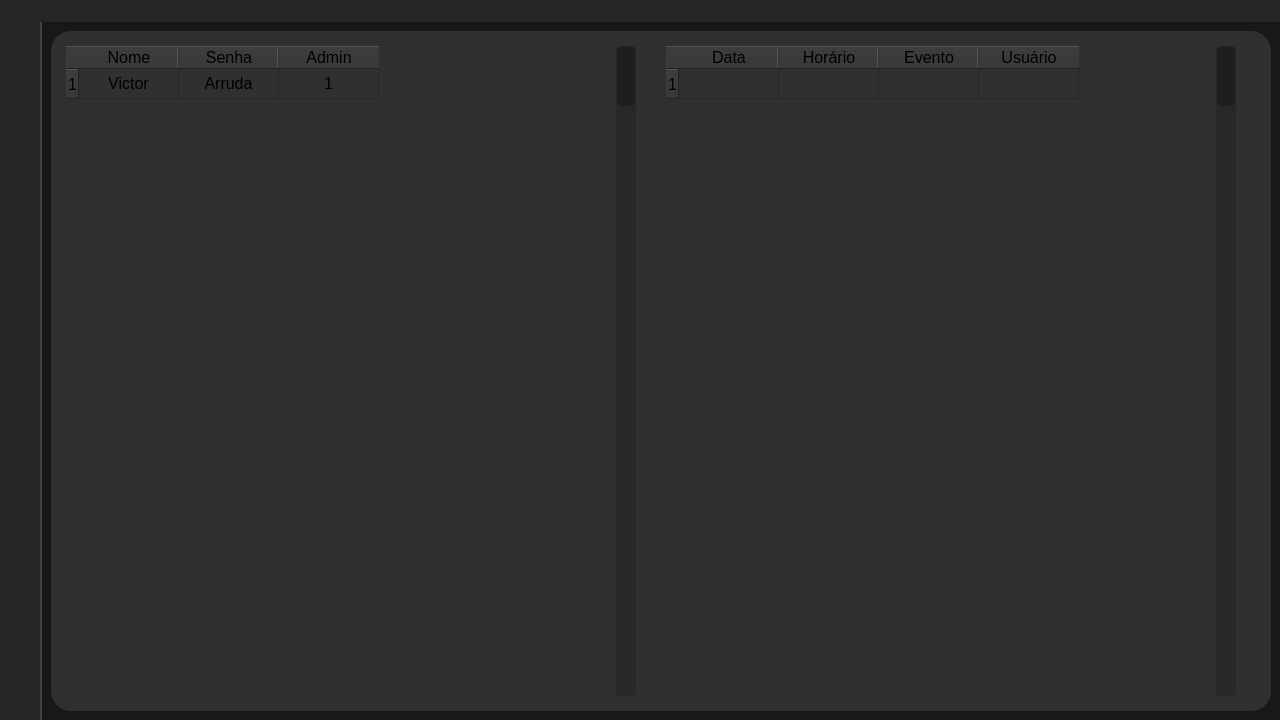
<?xml version="1.0" encoding="UTF-8"?>
<ui version="4.0">
 <class>MainWindow</class>
 <widget class="QMainWindow" name="MainWindow">
  <property name="geometry">
   <rect>
    <x>0</x>
    <y>0</y>
    <width>1280</width>
    <height>720</height>
   </rect>
  </property>
  <property name="minimumSize">
   <size>
    <width>1280</width>
    <height>720</height>
   </size>
  </property>
  <property name="windowTitle">
   <string>Cadeira</string>
  </property>
  <property name="styleSheet">
   <string notr="true">background-color: rgb(24,24,26);</string>
  </property>
  <property name="tabShape">
   <enum>QTabWidget::Rounded</enum>
  </property>
  <property name="dockNestingEnabled">
   <bool>false</bool>
  </property>
  <widget class="QWidget" name="centralwidget">
   <layout class="QVBoxLayout" name="verticalLayout">
    <property name="spacing">
     <number>0</number>
    </property>
    <property name="leftMargin">
     <number>0</number>
    </property>
    <property name="topMargin">
     <number>0</number>
    </property>
    <property name="rightMargin">
     <number>0</number>
    </property>
    <property name="bottomMargin">
     <number>0</number>
    </property>
    <item>
     <widget class="QFrame" name="top_bar">
      <property name="maximumSize">
       <size>
        <width>16777215</width>
        <height>32</height>
       </size>
      </property>
      <property name="styleSheet">
       <string notr="true">background-color: rgb(38, 38, 38);</string>
      </property>
      <property name="frameShape">
       <enum>QFrame::NoFrame</enum>
      </property>
      <property name="frameShadow">
       <enum>QFrame::Plain</enum>
      </property>
      <property name="lineWidth">
       <number>0</number>
      </property>
      <layout class="QHBoxLayout" name="horizontalLayout">
       <property name="spacing">
        <number>0</number>
       </property>
       <property name="leftMargin">
        <number>0</number>
       </property>
       <property name="topMargin">
        <number>0</number>
       </property>
       <property name="rightMargin">
        <number>0</number>
       </property>
       <property name="bottomMargin">
        <number>0</number>
       </property>
       <item>
        <widget class="QFrame" name="toggle_menu">
         <property name="maximumSize">
          <size>
           <width>70</width>
           <height>32</height>
          </size>
         </property>
         <property name="frameShape">
          <enum>QFrame::NoFrame</enum>
         </property>
         <property name="frameShadow">
          <enum>QFrame::Plain</enum>
         </property>
         <property name="lineWidth">
          <number>0</number>
         </property>
         <layout class="QVBoxLayout" name="verticalLayout_2">
          <property name="spacing">
           <number>0</number>
          </property>
          <property name="leftMargin">
           <number>0</number>
          </property>
          <property name="topMargin">
           <number>0</number>
          </property>
          <property name="rightMargin">
           <number>0</number>
          </property>
          <property name="bottomMargin">
           <number>0</number>
          </property>
          <item>
           <widget class="QPushButton" name="btn_menu">
            <property name="sizePolicy">
             <sizepolicy hsizetype="Fixed" vsizetype="Fixed">
              <horstretch>0</horstretch>
              <verstretch>0</verstretch>
             </sizepolicy>
            </property>
            <property name="minimumSize">
             <size>
              <width>45</width>
              <height>0</height>
             </size>
            </property>
            <property name="maximumSize">
             <size>
              <width>45</width>
              <height>32</height>
             </size>
            </property>
            <property name="styleSheet">
             <string notr="true">QPushButton:pressed {
    border-style: inset;
}</string>
            </property>
            <property name="text">
             <string/>
            </property>
            <property name="icon">
             <iconset>
              <normaloff>resources/menu_icon.png</normaloff>resources/menu_icon.png</iconset>
            </property>
            <property name="iconSize">
             <size>
              <width>32</width>
              <height>32</height>
             </size>
            </property>
            <property name="autoDefault">
             <bool>false</bool>
            </property>
            <property name="default">
             <bool>false</bool>
            </property>
            <property name="flat">
             <bool>true</bool>
            </property>
           </widget>
          </item>
         </layout>
        </widget>
       </item>
       <item>
        <widget class="QFrame" name="frame">
         <property name="maximumSize">
          <size>
           <width>16777215</width>
           <height>32</height>
          </size>
         </property>
         <property name="frameShape">
          <enum>QFrame::NoFrame</enum>
         </property>
         <property name="frameShadow">
          <enum>QFrame::Plain</enum>
         </property>
         <property name="lineWidth">
          <number>0</number>
         </property>
        </widget>
       </item>
      </layout>
     </widget>
    </item>
    <item>
     <widget class="QFrame" name="content">
      <property name="frameShape">
       <enum>QFrame::NoFrame</enum>
      </property>
      <property name="frameShadow">
       <enum>QFrame::Plain</enum>
      </property>
      <property name="lineWidth">
       <number>0</number>
      </property>
      <layout class="QHBoxLayout" name="horizontalLayout_2">
       <property name="spacing">
        <number>0</number>
       </property>
       <property name="leftMargin">
        <number>0</number>
       </property>
       <property name="topMargin">
        <number>0</number>
       </property>
       <property name="rightMargin">
        <number>0</number>
       </property>
       <property name="bottomMargin">
        <number>0</number>
       </property>
       <item>
        <widget class="QFrame" name="slide_menu">
         <property name="minimumSize">
          <size>
           <width>0</width>
           <height>300</height>
          </size>
         </property>
         <property name="maximumSize">
          <size>
           <width>48</width>
           <height>1000</height>
          </size>
         </property>
         <property name="styleSheet">
          <string notr="true">background-color: rgb(64, 64, 64);</string>
         </property>
         <property name="frameShape">
          <enum>QFrame::NoFrame</enum>
         </property>
         <property name="frameShadow">
          <enum>QFrame::Plain</enum>
         </property>
         <property name="lineWidth">
          <number>0</number>
         </property>
         <layout class="QHBoxLayout" name="horizontalLayout_4">
          <property name="spacing">
           <number>0</number>
          </property>
          <property name="leftMargin">
           <number>0</number>
          </property>
          <property name="topMargin">
           <number>0</number>
          </property>
          <property name="rightMargin">
           <number>2</number>
          </property>
          <property name="bottomMargin">
           <number>0</number>
          </property>
          <item>
           <widget class="QFrame" name="icons_frame">
            <property name="minimumSize">
             <size>
              <width>0</width>
              <height>300</height>
             </size>
            </property>
            <property name="maximumSize">
             <size>
              <width>46</width>
              <height>1000</height>
             </size>
            </property>
            <property name="styleSheet">
             <string notr="true">background-color: rgb(38, 38, 38);</string>
            </property>
            <property name="frameShape">
             <enum>QFrame::NoFrame</enum>
            </property>
            <property name="frameShadow">
             <enum>QFrame::Plain</enum>
            </property>
            <property name="lineWidth">
             <number>0</number>
            </property>
            <layout class="QVBoxLayout" name="verticalLayout_4">
             <property name="spacing">
              <number>0</number>
             </property>
             <property name="leftMargin">
              <number>0</number>
             </property>
             <property name="topMargin">
              <number>0</number>
             </property>
             <property name="rightMargin">
              <number>0</number>
             </property>
             <property name="bottomMargin">
              <number>0</number>
             </property>
             <item>
              <widget class="QPushButton" name="btn_serial">
               <property name="sizePolicy">
                <sizepolicy hsizetype="Fixed" vsizetype="Fixed">
                 <horstretch>0</horstretch>
                 <verstretch>0</verstretch>
                </sizepolicy>
               </property>
               <property name="minimumSize">
                <size>
                 <width>0</width>
                 <height>50</height>
                </size>
               </property>
               <property name="autoFillBackground">
                <bool>false</bool>
               </property>
               <property name="styleSheet">
                <string notr="true">QPushButton {
    background-color: rgb(50, 50, 50);
}

QPushButton:pressed {
    background-color: rgb(55, 55, 55);
    border-style: inset;
}</string>
               </property>
               <property name="text">
                <string/>
               </property>
               <property name="icon">
                <iconset>
                 <normaloff>resources/arduino_logo.png</normaloff>resources/arduino_logo.png</iconset>
               </property>
               <property name="iconSize">
                <size>
                 <width>32</width>
                 <height>32</height>
                </size>
               </property>
               <property name="checkable">
                <bool>false</bool>
               </property>
               <property name="checked">
                <bool>false</bool>
               </property>
               <property name="autoDefault">
                <bool>false</bool>
               </property>
               <property name="default">
                <bool>false</bool>
               </property>
               <property name="flat">
                <bool>true</bool>
               </property>
              </widget>
             </item>
             <item>
              <widget class="QPushButton" name="btn_database">
               <property name="enabled">
                <bool>true</bool>
               </property>
               <property name="sizePolicy">
                <sizepolicy hsizetype="Fixed" vsizetype="Fixed">
                 <horstretch>0</horstretch>
                 <verstretch>0</verstretch>
                </sizepolicy>
               </property>
               <property name="minimumSize">
                <size>
                 <width>0</width>
                 <height>50</height>
                </size>
               </property>
               <property name="autoFillBackground">
                <bool>false</bool>
               </property>
               <property name="styleSheet">
                <string notr="true">QPushButton {
    background-color: rgb(50, 50, 50);
}

QPushButton:pressed {
    background-color: rgb(55, 55, 55);
    border-style: inset;
}</string>
               </property>
               <property name="text">
                <string/>
               </property>
               <property name="icon">
                <iconset>
                 <normaloff>resources/database_icon.png</normaloff>resources/database_icon.png</iconset>
               </property>
               <property name="iconSize">
                <size>
                 <width>32</width>
                 <height>32</height>
                </size>
               </property>
               <property name="flat">
                <bool>true</bool>
               </property>
              </widget>
             </item>
             <item>
              <spacer name="verticalSpacer">
               <property name="orientation">
                <enum>Qt::Vertical</enum>
               </property>
               <property name="sizeHint" stdset="0">
                <size>
                 <width>20</width>
                 <height>40</height>
                </size>
               </property>
              </spacer>
             </item>
            </layout>
           </widget>
          </item>
         </layout>
        </widget>
       </item>
       <item>
        <widget class="QFrame" name="frame_3">
         <property name="frameShape">
          <enum>QFrame::NoFrame</enum>
         </property>
         <property name="frameShadow">
          <enum>QFrame::Plain</enum>
         </property>
         <property name="lineWidth">
          <number>0</number>
         </property>
         <layout class="QVBoxLayout" name="verticalLayout_3">
          <property name="spacing">
           <number>0</number>
          </property>
          <property name="leftMargin">
           <number>0</number>
          </property>
          <property name="topMargin">
           <number>0</number>
          </property>
          <property name="rightMargin">
           <number>0</number>
          </property>
          <property name="bottomMargin">
           <number>0</number>
          </property>
          <item>
           <widget class="QStackedWidget" name="page_widgets">
            <property name="enabled">
             <bool>true</bool>
            </property>
            <property name="autoFillBackground">
             <bool>false</bool>
            </property>
            <property name="lineWidth">
             <number>0</number>
            </property>
            <property name="currentIndex">
             <number>1</number>
            </property>
            <widget class="QWidget" name="serial_page">
             <layout class="QVBoxLayout" name="verticalLayout_5">
              <property name="spacing">
               <number>0</number>
              </property>
              <property name="leftMargin">
               <number>0</number>
              </property>
              <property name="topMargin">
               <number>0</number>
              </property>
              <property name="rightMargin">
               <number>0</number>
              </property>
              <property name="bottomMargin">
               <number>0</number>
              </property>
              <item>
               <widget class="QFrame" name="frame_2">
                <property name="frameShape">
                 <enum>QFrame::NoFrame</enum>
                </property>
                <property name="frameShadow">
                 <enum>QFrame::Plain</enum>
                </property>
                <property name="lineWidth">
                 <number>0</number>
                </property>
                <layout class="QVBoxLayout" name="verticalLayout_6">
                 <property name="spacing">
                  <number>10</number>
                 </property>
                 <property name="leftMargin">
                  <number>20</number>
                 </property>
                 <property name="topMargin">
                  <number>20</number>
                 </property>
                 <property name="rightMargin">
                  <number>20</number>
                 </property>
                 <property name="bottomMargin">
                  <number>20</number>
                 </property>
                 <item>
                  <widget class="QLineEdit" name="serialInput">
                   <property name="minimumSize">
                    <size>
                     <width>0</width>
                     <height>40</height>
                    </size>
                   </property>
                   <property name="maximumSize">
                    <size>
                     <width>16777215</width>
                     <height>40</height>
                    </size>
                   </property>
                   <property name="font">
                    <font>
                     <pointsize>12</pointsize>
                    </font>
                   </property>
                   <property name="autoFillBackground">
                    <bool>false</bool>
                   </property>
                   <property name="styleSheet">
                    <string notr="true">background-color: rgb(48, 48, 48);
color: rgb(255, 255, 255);
border-radius: 20px;
padding-left: 10px;</string>
                   </property>
                   <property name="frame">
                    <bool>true</bool>
                   </property>
                   <property name="cursorPosition">
                    <number>0</number>
                   </property>
                   <property name="placeholderText">
                    <string>Digite:</string>
                   </property>
                   <property name="clearButtonEnabled">
                    <bool>false</bool>
                   </property>
                  </widget>
                 </item>
                 <item>
                  <widget class="QFrame" name="frame_4">
                   <property name="minimumSize">
                    <size>
                     <width>0</width>
                     <height>30</height>
                    </size>
                   </property>
                   <property name="autoFillBackground">
                    <bool>false</bool>
                   </property>
                   <property name="styleSheet">
                    <string notr="true">background-color: rgb(48, 48, 48);
border-radius:20px</string>
                   </property>
                   <property name="frameShape">
                    <enum>QFrame::NoFrame</enum>
                   </property>
                   <property name="frameShadow">
                    <enum>QFrame::Plain</enum>
                   </property>
                   <property name="lineWidth">
                    <number>0</number>
                   </property>
                   <layout class="QHBoxLayout" name="horizontalLayout_3">
                    <property name="spacing">
                     <number>7</number>
                    </property>
                    <property name="leftMargin">
                     <number>10</number>
                    </property>
                    <property name="topMargin">
                     <number>10</number>
                    </property>
                    <property name="rightMargin">
                     <number>10</number>
                    </property>
                    <property name="bottomMargin">
                     <number>10</number>
                    </property>
                    <item>
                     <widget class="QScrollArea" name="scrollArea">
                      <property name="enabled">
                       <bool>true</bool>
                      </property>
                      <property name="autoFillBackground">
                       <bool>false</bool>
                      </property>
                      <property name="styleSheet">
                       <string notr="true"/>
                      </property>
                      <property name="frameShape">
                       <enum>QFrame::NoFrame</enum>
                      </property>
                      <property name="frameShadow">
                       <enum>QFrame::Plain</enum>
                      </property>
                      <property name="lineWidth">
                       <number>0</number>
                      </property>
                      <property name="sizeAdjustPolicy">
                       <enum>QAbstractScrollArea::AdjustIgnored</enum>
                      </property>
                      <property name="widgetResizable">
                       <bool>true</bool>
                      </property>
                      <widget class="QWidget" name="scrollAreaWidgetContents">
                       <property name="geometry">
                        <rect>
                         <x>0</x>
                         <y>0</y>
                         <width>1146</width>
                         <height>578</height>
                        </rect>
                       </property>
                       <layout class="QVBoxLayout" name="verticalLayout_7">
                        <property name="spacing">
                         <number>0</number>
                        </property>
                        <property name="leftMargin">
                         <number>0</number>
                        </property>
                        <property name="topMargin">
                         <number>0</number>
                        </property>
                        <property name="rightMargin">
                         <number>0</number>
                        </property>
                        <property name="bottomMargin">
                         <number>0</number>
                        </property>
                        <item>
                         <widget class="QLabel" name="serialOutput">
                          <property name="sizePolicy">
                           <sizepolicy hsizetype="Preferred" vsizetype="Expanding">
                            <horstretch>0</horstretch>
                            <verstretch>0</verstretch>
                           </sizepolicy>
                          </property>
                          <property name="minimumSize">
                           <size>
                            <width>0</width>
                            <height>0</height>
                           </size>
                          </property>
                          <property name="maximumSize">
                           <size>
                            <width>16777215</width>
                            <height>16777215</height>
                           </size>
                          </property>
                          <property name="font">
                           <font>
                            <pointsize>12</pointsize>
                           </font>
                          </property>
                          <property name="autoFillBackground">
                           <bool>false</bool>
                          </property>
                          <property name="styleSheet">
                           <string notr="true">color: rgb(255, 255, 255);</string>
                          </property>
                          <property name="lineWidth">
                           <number>0</number>
                          </property>
                          <property name="text">
                           <string/>
                          </property>
                          <property name="alignment">
                           <set>Qt::AlignLeading|Qt::AlignLeft|Qt::AlignTop</set>
                          </property>
                          <property name="margin">
                           <number>0</number>
                          </property>
                         </widget>
                        </item>
                       </layout>
                      </widget>
                     </widget>
                    </item>
                    <item>
                     <widget class="QScrollBar" name="verticalScrollBar">
                      <property name="maximumSize">
                       <size>
                        <width>20</width>
                        <height>16777215</height>
                       </size>
                      </property>
                      <property name="styleSheet">
                       <string notr="true">QScrollBar::handle:vertical {
    background-color: rgb(30, 30, 30);
    border-radius: 4px;
}
QScrollBar::handle:vertical:hover{
    background-color: rgb(97, 68, 223);
    border-radius: 4px;
}
QScrollBar::handle:vertical:pressed {
    background-color: rgb(72, 42, 204);
    border-radius: 4px;
}

QScrollBar::add-line:vertical{
    background: rgb(40, 40, 40);
    border-radius: 4px;
}

QScrollBar::sub-line:vertical{
    background: rgb(40, 40, 40);
    border-radius: 4px;
}

 QScrollBar:vertical {
    border: 1px solid rgb(40, 40, 40);
    background-color: rgb(40, 40, 40);
    border-radius: 4px;
 }

QScrollBar::up-arrow:vertical, QScrollBar::down-arrow:vertical {
    background: none;
 	border-radius: 4px;
}
QScrollBar::add-page:vertical, QScrollBar::sub-page:vertical {
    background: none;
 	border-radius: 4px;
}</string>
                      </property>
                      <property name="orientation">
                       <enum>Qt::Vertical</enum>
                      </property>
                     </widget>
                    </item>
                   </layout>
                  </widget>
                 </item>
                </layout>
               </widget>
              </item>
             </layout>
            </widget>
            <widget class="QWidget" name="database_page">
             <layout class="QHBoxLayout" name="horizontalLayout_7">
              <property name="spacing">
               <number>0</number>
              </property>
              <item>
               <widget class="QFrame" name="frame_5">
                <property name="styleSheet">
                 <string notr="true">background-color: rgb(48, 48, 48);
border-radius:20px</string>
                </property>
                <property name="frameShape">
                 <enum>QFrame::NoFrame</enum>
                </property>
                <property name="frameShadow">
                 <enum>QFrame::Plain</enum>
                </property>
                <property name="lineWidth">
                 <number>0</number>
                </property>
                <layout class="QHBoxLayout" name="horizontalLayout_5">
                 <property name="spacing">
                  <number>0</number>
                 </property>
                 <property name="leftMargin">
                  <number>10</number>
                 </property>
                 <property name="topMargin">
                  <number>10</number>
                 </property>
                 <property name="rightMargin">
                  <number>10</number>
                 </property>
                 <property name="bottomMargin">
                  <number>10</number>
                 </property>
                 <item>
                  <widget class="QFrame" name="frame_8">
                   <property name="minimumSize">
                    <size>
                     <width>100</width>
                     <height>0</height>
                    </size>
                   </property>
                   <property name="frameShape">
                    <enum>QFrame::NoFrame</enum>
                   </property>
                   <property name="frameShadow">
                    <enum>QFrame::Plain</enum>
                   </property>
                   <property name="lineWidth">
                    <number>0</number>
                   </property>
                   <layout class="QHBoxLayout" name="horizontalLayout_9">
                    <property name="spacing">
                     <number>0</number>
                    </property>
                    <property name="leftMargin">
                     <number>5</number>
                    </property>
                    <property name="topMargin">
                     <number>5</number>
                    </property>
                    <property name="rightMargin">
                     <number>5</number>
                    </property>
                    <property name="bottomMargin">
                     <number>5</number>
                    </property>
                    <item>
                     <widget class="QTableWidget" name="tabelaUsuarios">
                      <property name="minimumSize">
                       <size>
                        <width>550</width>
                        <height>0</height>
                       </size>
                      </property>
                      <property name="font">
                       <font>
                        <pointsize>12</pointsize>
                       </font>
                      </property>
                      <property name="styleSheet">
                       <string notr="true">QTableView::item:selected {
color: rgb(255, 255, 255);
background:rgb(54, 54, 54); 
}
                           
QTableCornerButton::section { 
color: rgb(255, 255, 255);
background-color: rgb(50, 50, 50);
border: 1px outset rgb(18, 18, 18);
}
                           
QHeaderView::section { 
color: rgb(255, 255, 255);
background-color: rgb(50, 50, 50);
border: 1px outset rgb(18, 18, 18);
}

QTableView{
    color: rgb(255, 255, 255);
    gridline-color: rgb(30, 30, 30);
}

QTableView::item{
    background: {color};
}</string>
                      </property>
                      <property name="frameShape">
                       <enum>QFrame::NoFrame</enum>
                      </property>
                      <property name="frameShadow">
                       <enum>QFrame::Plain</enum>
                      </property>
                      <property name="lineWidth">
                       <number>0</number>
                      </property>
                      <property name="editTriggers">
                       <set>QAbstractItemView::NoEditTriggers</set>
                      </property>
                      <property name="gridStyle">
                       <enum>Qt::SolidLine</enum>
                      </property>
                      <property name="sortingEnabled">
                       <bool>false</bool>
                      </property>
                      <property name="cornerButtonEnabled">
                       <bool>false</bool>
                      </property>
                      <attribute name="horizontalHeaderVisible">
                       <bool>true</bool>
                      </attribute>
                      <attribute name="horizontalHeaderCascadingSectionResizes">
                       <bool>false</bool>
                      </attribute>
                      <attribute name="horizontalHeaderHighlightSections">
                       <bool>true</bool>
                      </attribute>
                      <attribute name="horizontalHeaderStretchLastSection">
                       <bool>false</bool>
                      </attribute>
                      <attribute name="verticalHeaderVisible">
                       <bool>true</bool>
                      </attribute>
                      <attribute name="verticalHeaderCascadingSectionResizes">
                       <bool>false</bool>
                      </attribute>
                      <row>
                       <property name="text">
                        <string>1</string>
                       </property>
                       <property name="font">
                        <font>
                         <pointsize>12</pointsize>
                        </font>
                       </property>
                      </row>
                      <column>
                       <property name="text">
                        <string>Nome</string>
                       </property>
                       <property name="font">
                        <font>
                         <pointsize>12</pointsize>
                        </font>
                       </property>
                      </column>
                      <column>
                       <property name="text">
                        <string>Senha</string>
                       </property>
                       <property name="font">
                        <font>
                         <pointsize>12</pointsize>
                        </font>
                       </property>
                      </column>
                      <column>
                       <property name="text">
                        <string>Admin</string>
                       </property>
                       <property name="font">
                        <font>
                         <pointsize>12</pointsize>
                        </font>
                       </property>
                      </column>
                      <item row="0" column="0">
                       <property name="text">
                        <string>Victor</string>
                       </property>
                       <property name="font">
                        <font>
                         <pointsize>12</pointsize>
                        </font>
                       </property>
                       <property name="textAlignment">
                        <set>AlignCenter</set>
                       </property>
                      </item>
                      <item row="0" column="1">
                       <property name="text">
                        <string>Arruda</string>
                       </property>
                       <property name="font">
                        <font>
                         <pointsize>12</pointsize>
                        </font>
                       </property>
                       <property name="textAlignment">
                        <set>AlignCenter</set>
                       </property>
                      </item>
                      <item row="0" column="2">
                       <property name="text">
                        <string>1</string>
                       </property>
                       <property name="font">
                        <font>
                         <pointsize>12</pointsize>
                        </font>
                       </property>
                       <property name="textAlignment">
                        <set>AlignCenter</set>
                       </property>
                      </item>
                     </widget>
                    </item>
                    <item>
                     <widget class="QScrollBar" name="scrollUsuarios">
                      <property name="minimumSize">
                       <size>
                        <width>20</width>
                        <height>0</height>
                       </size>
                      </property>
                      <property name="maximumSize">
                       <size>
                        <width>20</width>
                        <height>16777215</height>
                       </size>
                      </property>
                      <property name="styleSheet">
                       <string notr="true">QScrollBar::handle:vertical {
    background-color: rgb(30, 30, 30);
    border-radius: 4px;
}
QScrollBar::handle:vertical:hover{
    background-color: rgb(97, 68, 223);
    border-radius: 4px;
}
QScrollBar::handle:vertical:pressed {
    background-color: rgb(72, 42, 204);
    border-radius: 4px;
}

QScrollBar::add-line:vertical{
    background: rgb(40, 40, 40);
    border-radius: 4px;
}

QScrollBar::sub-line:vertical{
    background: rgb(40, 40, 40);
    border-radius: 4px;
}

 QScrollBar:vertical {
    border: 1px solid rgb(40, 40, 40);
    background-color: rgb(40, 40, 40);
    border-radius: 4px;
 }

QScrollBar::up-arrow:vertical, QScrollBar::down-arrow:vertical {
    background: none;
 	border-radius: 4px;
}
QScrollBar::add-page:vertical, QScrollBar::sub-page:vertical {
    background: none;
 	border-radius: 4px;
}</string>
                      </property>
                      <property name="orientation">
                       <enum>Qt::Vertical</enum>
                      </property>
                     </widget>
                    </item>
                    <item>
                     <spacer name="horizontalSpacer">
                      <property name="orientation">
                       <enum>Qt::Horizontal</enum>
                      </property>
                      <property name="sizeHint" stdset="0">
                       <size>
                        <width>40</width>
                        <height>20</height>
                       </size>
                      </property>
                     </spacer>
                    </item>
                   </layout>
                  </widget>
                 </item>
                 <item>
                  <widget class="QFrame" name="frame_7">
                   <property name="minimumSize">
                    <size>
                     <width>100</width>
                     <height>0</height>
                    </size>
                   </property>
                   <property name="frameShape">
                    <enum>QFrame::NoFrame</enum>
                   </property>
                   <property name="frameShadow">
                    <enum>QFrame::Plain</enum>
                   </property>
                   <property name="lineWidth">
                    <number>0</number>
                   </property>
                   <layout class="QHBoxLayout" name="horizontalLayout_8">
                    <property name="spacing">
                     <number>0</number>
                    </property>
                    <property name="leftMargin">
                     <number>5</number>
                    </property>
                    <property name="topMargin">
                     <number>5</number>
                    </property>
                    <property name="rightMargin">
                     <number>5</number>
                    </property>
                    <property name="bottomMargin">
                     <number>5</number>
                    </property>
                    <item>
                     <widget class="QTableWidget" name="tabelaEventos">
                      <property name="minimumSize">
                       <size>
                        <width>550</width>
                        <height>0</height>
                       </size>
                      </property>
                      <property name="font">
                       <font>
                        <pointsize>12</pointsize>
                       </font>
                      </property>
                      <property name="styleSheet">
                       <string notr="true">QTableView::item:selected {
color: rgb(255, 255, 255);
background:rgb(54, 54, 54); 
}
                           
QTableCornerButton::section { 
color: rgb(255, 255, 255);
background-color: rgb(50, 50, 50);
border: 1px outset rgb(18, 18, 18);
}
                           
QHeaderView::section { 
color: rgb(255, 255, 255);
background-color: rgb(50, 50, 50);
border: 1px outset rgb(18, 18, 18);
}

QTableView{
    color: rgb(255, 255, 255);
    gridline-color: rgb(30, 30, 30);
}

QTableView::item{
    background: {color};
}</string>
                      </property>
                      <property name="frameShape">
                       <enum>QFrame::NoFrame</enum>
                      </property>
                      <property name="frameShadow">
                       <enum>QFrame::Plain</enum>
                      </property>
                      <property name="lineWidth">
                       <number>0</number>
                      </property>
                      <property name="editTriggers">
                       <set>QAbstractItemView::NoEditTriggers</set>
                      </property>
                      <row>
                       <property name="text">
                        <string>1</string>
                       </property>
                       <property name="font">
                        <font>
                         <pointsize>12</pointsize>
                        </font>
                       </property>
                      </row>
                      <column>
                       <property name="text">
                        <string>Data</string>
                       </property>
                       <property name="font">
                        <font>
                         <pointsize>12</pointsize>
                        </font>
                       </property>
                      </column>
                      <column>
                       <property name="text">
                        <string>Horário</string>
                       </property>
                       <property name="font">
                        <font>
                         <pointsize>12</pointsize>
                        </font>
                       </property>
                      </column>
                      <column>
                       <property name="text">
                        <string>Evento</string>
                       </property>
                       <property name="font">
                        <font>
                         <pointsize>12</pointsize>
                        </font>
                       </property>
                      </column>
                      <column>
                       <property name="text">
                        <string>Usuário</string>
                       </property>
                       <property name="font">
                        <font>
                         <pointsize>12</pointsize>
                        </font>
                       </property>
                      </column>
                     </widget>
                    </item>
                    <item>
                     <widget class="QScrollBar" name="scrollEventos">
                      <property name="minimumSize">
                       <size>
                        <width>20</width>
                        <height>0</height>
                       </size>
                      </property>
                      <property name="maximumSize">
                       <size>
                        <width>20</width>
                        <height>16777215</height>
                       </size>
                      </property>
                      <property name="styleSheet">
                       <string notr="true">QScrollBar::handle:vertical {
    background-color: rgb(30, 30, 30);
    border-radius: 4px;
}
QScrollBar::handle:vertical:hover{
    background-color: rgb(97, 68, 223);
    border-radius: 4px;
}
QScrollBar::handle:vertical:pressed {
    background-color: rgb(72, 42, 204);
    border-radius: 4px;
}

QScrollBar::add-line:vertical{
    background: rgb(40, 40, 40);
    border-radius: 4px;
}

QScrollBar::sub-line:vertical{
    background: rgb(40, 40, 40);
    border-radius: 4px;
}

 QScrollBar:vertical {
    border: 1px solid rgb(40, 40, 40);
    background-color: rgb(40, 40, 40);
    border-radius: 4px;
 }

QScrollBar::up-arrow:vertical, QScrollBar::down-arrow:vertical {
    background: none;
 	border-radius: 4px;
}
QScrollBar::add-page:vertical, QScrollBar::sub-page:vertical {
    background: none;
 	border-radius: 4px;
}</string>
                      </property>
                      <property name="orientation">
                       <enum>Qt::Vertical</enum>
                      </property>
                     </widget>
                    </item>
                    <item>
                     <spacer name="horizontalSpacer_2">
                      <property name="orientation">
                       <enum>Qt::Horizontal</enum>
                      </property>
                      <property name="sizeHint" stdset="0">
                       <size>
                        <width>40</width>
                        <height>20</height>
                       </size>
                      </property>
                     </spacer>
                    </item>
                   </layout>
                  </widget>
                 </item>
                </layout>
               </widget>
              </item>
             </layout>
            </widget>
           </widget>
          </item>
         </layout>
        </widget>
       </item>
      </layout>
     </widget>
    </item>
   </layout>
  </widget>
 </widget>
 <resources/>
 <connections/>
</ui>
